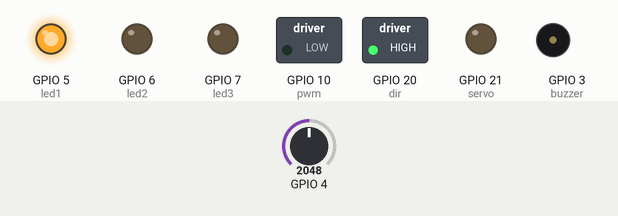
The sketch below on a simulated ESP32-S3. Parts: switched loads named in the sketch (green lamp = pin HIGH), output pins drawn as LEDs (lit = HIGH), buzzer (waves = sounding). The inputs (shaded band) are chosen by the test bench; at power-on: GPIO 4 = 2048. What the sketch prints to the serial monitor is not drawn.

Above: at 8.3 s.
At 18.8 s:
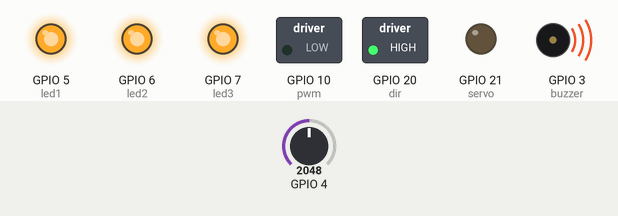
Timing chart, 0 to 62.8 s (numbered marks = the images above):
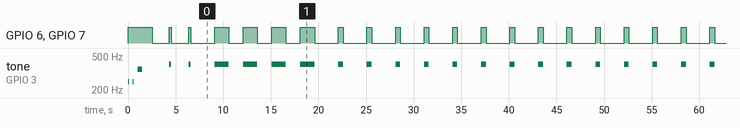

The sketch:

EasyRC_Rx.ino
```cpp
//Libraries
#include <WiFi.h>
#include <esp_now.h> //library for bidirectional wireless communication between two ESP32
#include <esp_wifi.h> //needed to adjust the MAC address
#include <Wire.h>
#include <driver/ledc.h>

//Pin definitions
#define buzzer 3
#define vsense 4
#define led1 5
#define led2 6
#define led3 7
#define pwm 10
#define dir 20
#define servo 21

#define servoChannel 0
#define pwmChannel 1
#define ledChannel 2

//MAC addresses
uint8_t CarMAC[] = {0xAA, 0xA0, 0xBE, 0xEF, 0xFE, 0xED}; //we will set this MAC address for the car
uint8_t RemoteMAC[] = {0xB0, 0xAD, 0xBE, 0xEF, 0xFE, 0xEF}; //we will set this MAC address for the remote control
uint8_t broadMAC[] = {0xFF, 0xFF, 0xFF, 0xFF, 0xFF, 0xFF}; //using this MAC address as a receiver for sending packages means broadcasting (ignoring if the data has been received)

//global variables
int motorspeed = 0;
int motortimer = 0;
bool pwmconfig = 0;
int battimer = 0;
float batvolt = 0;
int batlow = 0;
int rctimer = 0;
int counter = 0;
bool afk = 0;
int serialtimer = 0;
int afktimer = 0;
int safetyloop = 0;
int indicatortimer = 0;
int ledstatus = 0;
int indicator = 0;
//ESP-NOW setup

//Structure to receive data; must match the sender structure of the RC!
typedef struct receive_message {
  int speed;
  int steer;
  bool horn;
  int motorint;
  int indicator;
  int brake;
} receive_message;

receive_message incoming;

// Callback when data is received
void OnDataRecv(const uint8_t * mac, const uint8_t *incomingData, int len) {
  bool sendercheck = true;
  for (int i = 0; i< 6; i++){ //When using ESP-NOW in broadcast mode, this code snippet ensures that only paired devices communicate with each other (verifying the sender's MAC address)
    if (mac[i] != RemoteMAC[i]){
      sendercheck = false;
      break;
    }
  }
  if (sendercheck){//&&len==13){ //only process the data if it is from the RC and if the packet has the correct length (data from the car to logger has a different length!)
    memcpy(&incoming, incomingData, sizeof(incoming));
    rctimer = millis();
  }
}
esp_now_peer_info_t peerInfo; //make sure that the ESP-NOW lines are in the exact same order as in this sketch. Otherwise, there may be malfunctions.


void setup() {
  // put your setup code here, to run once:

Serial.begin(115200);

pinMode(buzzer, OUTPUT);
digitalWrite(buzzer, LOW);
pinMode(led1, OUTPUT);
digitalWrite(led1, HIGH);
pinMode(led2, OUTPUT);
digitalWrite(led2, LOW);
pinMode(led3, OUTPUT);
digitalWrite(led3, LOW);
pinMode(pwm, OUTPUT);
digitalWrite(pwm, LOW);
pinMode(dir, OUTPUT);
digitalWrite(dir, HIGH);
pinMode(servo, OUTPUT);
digitalWrite(servo, LOW);

ledc_timer_config_t timer_0;
  timer_0.speed_mode = LEDC_LOW_SPEED_MODE;
  timer_0.timer_num = LEDC_TIMER_0;
  timer_0.duty_resolution = LEDC_TIMER_12_BIT; // Servo: 12 Bit
  timer_0.freq_hz = 50;
  timer_0.clk_cfg = LEDC_AUTO_CLK;
ledc_timer_config(&timer_0);

ledc_channel_config_t ch0;
  ch0.gpio_num = servo;
  ch0.speed_mode = LEDC_LOW_SPEED_MODE;
  ch0.channel = LEDC_CHANNEL_0;
  ch0.intr_type = LEDC_INTR_DISABLE;
  ch0.timer_sel = LEDC_TIMER_0;
  ch0.duty = 0;
  ch0.hpoint = 0;
ledc_channel_config(&ch0);

  // Activate ESP-NOW
  WiFi.mode(WIFI_STA); //Set device as a Wi-Fi Station
  esp_wifi_set_mac(WIFI_IF_STA, CarMAC); //Overwrite hardware MAC with this new MAC address
  esp_wifi_set_protocol(WIFI_IF_STA, WIFI_PROTOCOL_LR);

  esp_now_init(); // Initialize ESP-NOW

  // Register peer
  memcpy(peerInfo.peer_addr, broadMAC, 6);
  esp_now_add_peer(&peerInfo); // Add peer

  esp_wifi_set_promiscuous(true); //set WiFi channel
  esp_wifi_set_channel(1, WIFI_SECOND_CHAN_NONE);
  esp_wifi_set_promiscuous(false);
  peerInfo.channel = 1;
  peerInfo.encrypt = false;

  // Register for a callback function that will be called when data is received
  esp_now_register_recv_cb(esp_now_recv_cb_t(OnDataRecv));

  digitalWrite(led2,HIGH);
  digitalWrite(led3,HIGH);
  setPWMchannel(buzzer,250); //startup buzzer sequence
  Buzzer(true);
  delay(100);
  Buzzer(false);
  delay(400);
  Buzzer(true);
  delay(100);
  Buzzer(false);
  delay(400);
  setPWMchannel(buzzer,350);
  Buzzer(true);
  delay(500);
  Buzzer(false);
  delay(1000);
  setPWMchannel(buzzer,400);
  digitalWrite(led2,LOW);
  digitalWrite(led3,LOW);

  while(rctimer==0&&batlow<500){ //indicate "waiting for connection" with beeping every 2 s
    checkBattery();
    delay(10);
    counter = counter + 1;
    if(counter>199){
      Buzzer(false);
      digitalWrite(led2,LOW);
      digitalWrite(led3,LOW);
      counter = 0;
    }else if(counter>179){
      Buzzer(true);
      digitalWrite(led2,HIGH);
      digitalWrite(led3,HIGH);
    }
  }

  counter = 0;

  if(rctimer>0){ //connection established sequence
    digitalWrite(led2, HIGH);
    digitalWrite(led3, HIGH);
    setPWMchannel(buzzer,350);
    Buzzer(true);
    delay(400);
    Buzzer(false);
    delay(100);
    setPWMchannel(buzzer,500);
    Buzzer(true);
    delay(200);
    Buzzer(false);
    digitalWrite(led2, LOW);
    digitalWrite(led3, LOW);
  }

  serialtimer = millis();
  afktimer = millis();
  motortimer = millis();
  indicatortimer = millis();

}

void loop() {
  checkBattery();
  checkUser();

  if(millis()>rctimer+999||batlow>9999||afk==1){ //stop motor and beep if an error occurs
    safetyloop = 1;
    ServoControl(0);
    motorspeed = setMotorSpeed(0, motorspeed);
    if(motorspeed!=0){
      MotorControl(motorspeed);
    }else{
      if(pwmconfig==0){
        setPWMchannel(buzzer,400);
      }
      if (afk==1){
        if(millis()>battimer+3000){
          battimer = millis();
          digitalWrite(led2,LOW);
          digitalWrite(led3,LOW);
          Buzzer(false);
        }else if(millis()>battimer+2000){
          digitalWrite(led2,HIGH);
          digitalWrite(led3,HIGH);
          Buzzer(true);
        }
      }else if(batlow>9999){
        if(millis()>battimer+3000){
          battimer = millis();
          digitalWrite(led2,LOW);
          digitalWrite(led3,LOW);
          Buzzer(false);
        }else if(millis()>battimer+2500){
          digitalWrite(led2,HIGH);
          digitalWrite(led3,HIGH);
          Buzzer(true);
        }
      }else{
        if(millis()>battimer+3000){
          battimer = millis();
          digitalWrite(led2,LOW);
          digitalWrite(led3,LOW);
          Buzzer(false);
        }else if(millis()>battimer+1500){
          digitalWrite(led2,HIGH);
          digitalWrite(led3,HIGH);
          Buzzer(true);
        }
      }

    }
    if(batlow>2499){
      Serial.println("Battery low!");
    }else if(millis()>rctimer+999){
      Serial.println("No connection");
    }else if(afk==1){
      Serial.println("No user input!");
    }

  }else{
    ServoControl(incoming.steer);
    motorspeed = setMotorSpeed(incoming.speed, motorspeed);
    if (incoming.brake==1){
      digitalWrite(led1,HIGH);
    }else if(ledstatus<2){
      digitalWrite(led1,LOW);
      ledstatus=ledstatus+1;
    }else{
      digitalWrite(led1,HIGH);
      ledstatus=0;
    }
    if(indicator!=incoming.indicator){
      indicatortimer = millis()-501;
      digitalWrite(led2,LOW);
      digitalWrite(led3,LOW);
    }
    if (millis()>indicatortimer + 1000){
      indicatortimer = millis();
      digitalWrite(led2,LOW);
      digitalWrite(led3,LOW);
    }else if(millis()>indicatortimer + 500){
      if(incoming.indicator==1){
        digitalWrite(led2,HIGH);
        digitalWrite(led3,LOW);
      }else if(incoming.indicator==2){
        digitalWrite(led3,HIGH);
        digitalWrite(led2,LOW);
      }
    }
    indicator = incoming.indicator;
    safetyloop = 0;
   }

  if (safetyloop==0){
    if(motorspeed==0){
      if (incoming.horn==1&&pwmconfig==0){ //switch PWM from motor to buzzer if the horn is requested at standstill
        setPWMchannel(buzzer,400);
      }else{
        if (incoming.horn){
          Buzzer(true);
        }else{
          Buzzer(false);
        }
      }
    }else{
      if(pwmconfig==1){
        setPWMchannel(pwm,20000);
      }else{
        MotorControl(motorspeed);
        //MotorControl(incoming.speed);
      }
    }
  }


  if(millis()>serialtimer+1000){
    Serial.print("Speed: ");
    Serial.println(incoming.speed);
    Serial.print("Motor speed: ");
    Serial.println(motorspeed);
    Serial.print("Steering: ");
    Serial.println(incoming.steer);
    Serial.print("Horn: ");
    Serial.println(incoming.horn);
    Serial.print("Battery voltage: ");
    Serial.println(batvolt);
    Serial.println("----------");
    serialtimer = millis();
  }

}

void checkUser(){
  if(incoming.speed==0&&incoming.horn==0){ //if neither the horn or the motor is operated for approx. 1 min (assuming a loop time of 5 ms), the user is probably away from keyboard - triggers a warning
    if(millis()>afktimer+60000){
      afk=1;
    }
  }else{
    afktimer = millis();
    afk = 0;
  }
}

void checkBattery(){
  if (batlow<10000){ //low battery warning circuit
    batvolt = analogReadMilliVolts(vsense);
    batvolt = (batvolt/1000)*(100+22)/22; //voltage divider: 100kOhm + 22kOhm
    if (batvolt<10.2){
      batlow = batlow + 1;
    }else if(batlow>0){
      batlow = batlow - 1;
    }
  }
}

int setMotorSpeed(int newval, int oldval){
  int outputval = 0;
  if(millis()>motortimer+incoming.motorint){

    motortimer = millis();

    if (oldval<10&&oldval>-10){ //select motor spin direction: only change at speeds close to 0
      if (newval<0){
        digitalWrite(dir, LOW);
      }else{
        digitalWrite(dir, HIGH);
      }
    }

    if(newval>oldval){
      if (newval>oldval+10){
        outputval = oldval + 5;
      }else if (newval>oldval+5){
        outputval = oldval + 2;
      }else if (newval>oldval){
        outputval = oldval + 1;
      }
    }else if(newval<oldval){
      if (newval<oldval-10){
        outputval = oldval - 5;
      }else if (newval<oldval-5){
        outputval = oldval - 2;
      }else if (newval<oldval){
        outputval = oldval - 1;
      }
    }else{
      outputval = oldval;
    }
  }else{
    outputval = oldval;
  }

  return outputval;
}

void setPWMchannel(int pinNumber, int frequency){

  ledc_timer_config_t timer_1;
    timer_1.speed_mode = LEDC_LOW_SPEED_MODE;
    timer_1.timer_num = LEDC_TIMER_1;
    timer_1.duty_resolution = LEDC_TIMER_8_BIT; // Servo: 12 Bit
    timer_1.freq_hz = frequency;
    timer_1.clk_cfg = LEDC_AUTO_CLK;
  ledc_timer_config(&timer_1);

  ledc_channel_config_t ch1;
    ch1.gpio_num = pinNumber;
    ch1.speed_mode = LEDC_LOW_SPEED_MODE;
    ch1.channel = LEDC_CHANNEL_1;
    ch1.intr_type = LEDC_INTR_DISABLE;
    ch1.timer_sel = LEDC_TIMER_1;
    ch1.duty = 0;
    ch1.hpoint = 0;
  ledc_channel_config(&ch1);

  if (pinNumber==pwm){ //reset pin usage of the other PWM channel
    pinMode(buzzer,OUTPUT);
    digitalWrite(buzzer,LOW);
    pwmconfig=0;
    Serial.println("Now switching to drivng!");
  }else{
    pinMode(pwm,OUTPUT);
    digitalWrite(pwm,LOW);
    pwmconfig=1;
    Serial.println("Now switching to honking!");
  }
  delay(10);

}

void ServoControl(int DutyCycle){
   ledc_set_duty(LEDC_LOW_SPEED_MODE, LEDC_CHANNEL_0,DutyCycle);
   ledc_update_duty(LEDC_LOW_SPEED_MODE,LEDC_CHANNEL_0);
}

void MotorControl(int DutyCycle){
  if(pwmconfig==0){
    ledc_set_duty(LEDC_LOW_SPEED_MODE, LEDC_CHANNEL_1,abs(DutyCycle));
    ledc_update_duty(LEDC_LOW_SPEED_MODE,LEDC_CHANNEL_1);
  }
}

void Buzzer(bool on){
  if(pwmconfig==1){ //prevent motor pwm outputs upon buzzer calling by checking the pwm channel configuration
    if(on){
      ledc_set_duty(LEDC_LOW_SPEED_MODE, LEDC_CHANNEL_1,127);
      ledc_update_duty(LEDC_LOW_SPEED_MODE,LEDC_CHANNEL_1);
    }else{
      ledc_set_duty(LEDC_LOW_SPEED_MODE, LEDC_CHANNEL_1,0);
      ledc_update_duty(LEDC_LOW_SPEED_MODE,LEDC_CHANNEL_1);
    }
  }
}

float readVoltage(){
  float val = 0;
  val = analogReadMilliVolts(vsense);
  val = (val/1000)*(100+22)/22;
  return val;
}
```

Measured:
- by itself, GPIO 6 (led2), GPIO 7 (led3): moves between LOW and HIGH, repeating every 48.0 s
- by itself, tone on GPIO 3 (buzzer): plays 250 Hz for 0.10 s, 250 Hz for 0.10 s, 350 Hz for 0.50 s, 400 Hz for 0.20 s, 400 Hz for 0.20 s, 400 Hz for 1.5 s … (46 notes in this stretch)
